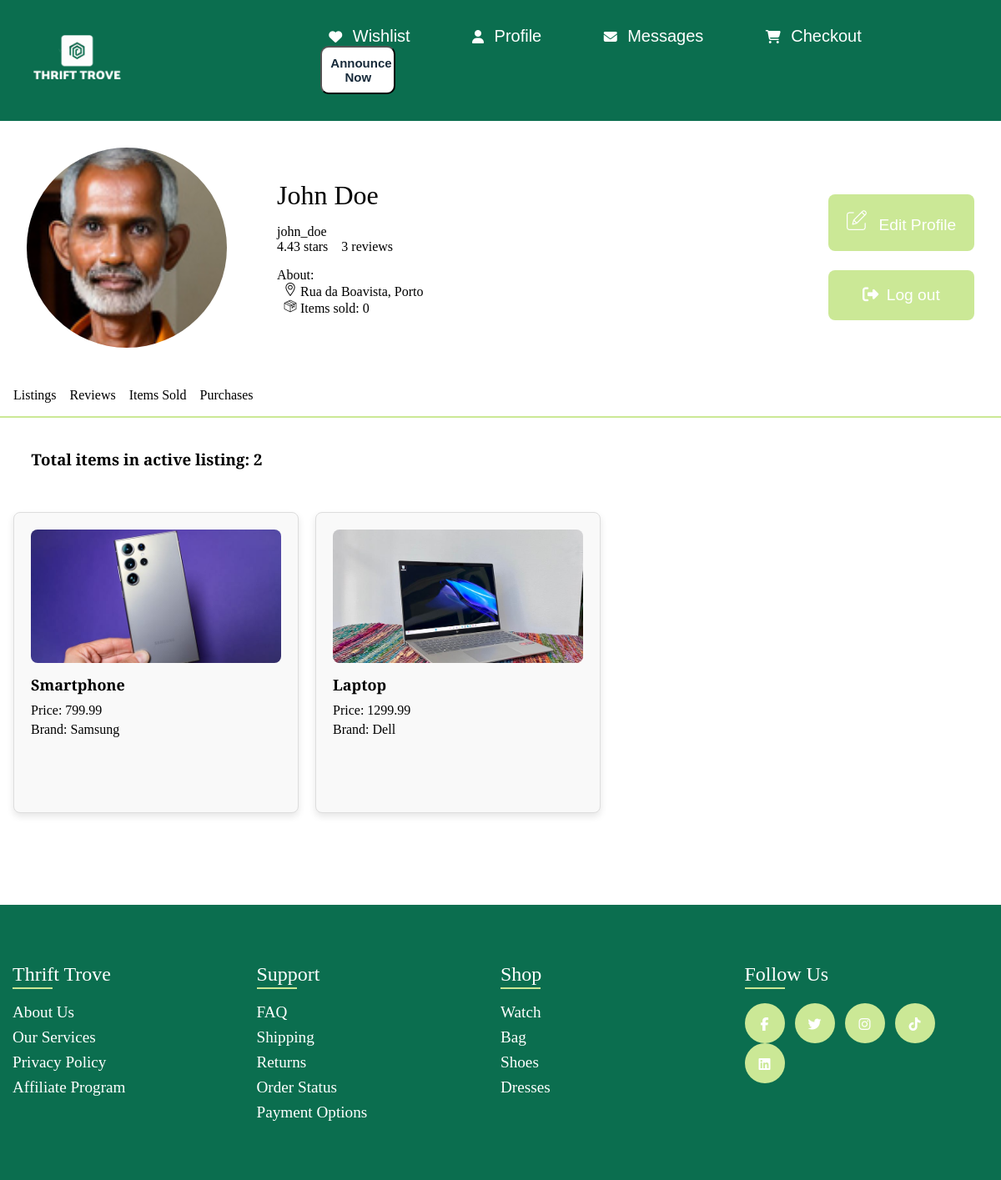
The page /pages/profile.php (signed in) on the database its author committed.
### tables this page shows
CREATE TABLE Users (
    Id INTEGER PRIMARY KEY AUTOINCREMENT,
    Username VARCHAR(50) UNIQUE NOT NULL,
    Email VARCHAR(100) UNIQUE NOT NULL,
    PasswordHash VARCHAR(255) NOT NULL,
    FirstName VARCHAR(50) NOT NULL,
    LastName VARCHAR(50) NOT NULL,
    AdminStatus INTEGER DEFAULT 0 NOT NULL CHECK (AdminStatus <= 2),
    Address VARCHAR(255) NOT NULL,
    PhoneNumber VARCHAR(9)
);

CREATE TABLE Items (
    Id INTEGER PRIMARY KEY AUTOINCREMENT,
    Name VARCHAR(100) NOT NULL,
    Description TEXT NOT NULL,
    Brand VARCHAR(50) NOT NULL ,
    Model VARCHAR(50),
    CategoryId INTEGER NOT NULL,
    Size VARCHAR(20) ,
    Price DECIMAL(10, 2) NOT NULL,
    ConditionId VARCHAR(20) NOT NULL,
    Available BOOLEAN NOT NULL,
    AvailableForDelivery BOOLEAN NOT NULL , 
    SubCategory VARCHAR(50),
    NumberOfImages INTEGER,
    Highlighted INTEGER DEFAULT 0 NOT NULL CHECK (Highlighted <= 1),

    UserId INTEGER NOT NULL,
    FOREIGN KEY (UserId) REFERENCES Users(Id) ON DELETE CASCADE
);

### db_handler/DB.php (called while the page is built, shortened)
<?php
require_once 'Item.php';
require_once 'Users.php';
require_once 'Reviews.php';
class Database
{
    private $conn;
    public function __construct($databasePath)
    {
        try {
            $this->conn = new PDO("sqlite:$databasePath");
            $this->conn->setAttribute(PDO::ATTR_ERRMODE, PDO::ERRMODE_EXCEPTION);
        } catch (PDOException $e) {
            echo "Connection failed: " . $e->getMessage();
        }
    }
    public function getItemByUserId($userId): array
    {
        $stmt = $this->conn->prepare("SELECT * FROM Items WHERE UserId = :userId AND Available = 1");
        $stmt->bindParam(':userId', $userId);
        $stmt->execute();
        $items = [];
        while ($row = $stmt->fetch()) {
            $items[] = new Item(
                $row['Id'],
                $row['Name'],
                $row['Description'],
                $row['Brand'],
                $row['Model'],
                $row['CategoryId'],
                $row['Size'],
                $row['Price'],
                $row['ConditionId'],
                $row['Available'],
                $row['AvailableForDelivery'],
                $row['SubCategory'],
                $row['NumberOfImages'],
                $row['Highlighted'],
                $row['UserId']
            );
        }
        return $items;
    }
    function getUserById($userId)
    {
        $stmt = $this->conn->prepare("SELECT * FROM Users WHERE Id = :userId");
        $stmt->bindParam(':userId', $userId);
        $stmt->execute();
        $user = $stmt->fetch(PDO::FETCH_ASSOC);
        if ($user) {
            return new User(
                $user['Id'],
                $user['Username'],
                $user['Email'],
                $user['PasswordHash'],
                $user['FirstName'],
                $user['LastName'],
                $user['AdminStatus'],
                $user['Address'],
                $user['PhoneNumber']
            );
        } else {
            return null;
        }
    }
    public function getReviewByReviewedUserId($userId): array
    {
        $stmt = $this->conn->prepare("
            SELECT *
            FROM
                Reviews
            JOIN
                Users ON Reviews.Author = Users.Id
            WHERE
                Reviews.UserReviewed = :userId
            ORDER BY Reviews.ReviewDate DESC;
            ");
        $stmt->bindParam(':userId', $userId);
        $stmt->execute();
        $reviews = [];
        while ($row = $stmt->fetch()) {
            $author = $this->getUserById($row['Author']);
            $review = new Review(
                $row['ReviewId'],
                $row['Rating'],
                $row['Comment'],
                $author,
                $row['UserReviewed'],
                $row['ReviewDate']
            );
            $reviews[] = $review;
        }
        return $reviews;
    }
        public function GetItemsAlreadySold($userId) : array{
            $stmt = $this->conn->prepare("SELECT * FROM Items WHERE UserId = :userId AND Available = 0");
            $stmt->bindParam(':userId', $userId);
            $stmt->execute();
            $items = [];
            return $items;
        }
    }
?>

### db_handler/Users.php (called while the page is built, shortened)
<?php
class User {
    public $Id;
    public $Username;
    public $FirstName;
    public $LastName;
    public $Address;
    public function __construct($Id, $Username, $Email, $PasswordHash, $FirstName, $LastName, $status , $Address, $PhoneNumber) {
        $this->Id = $Id;
        $this->Username = $Username;
        $this->FirstName = $FirstName;
        $this->LastName = $LastName;
        $this->Address = $Address;
    }
    public function getId(): int {
        return $this->Id;
    }
    public function getUsername(): string {
        return $this->Username;
    }
    public function getFirstName(): string {
        return $this->FirstName;
    }
    public function getLastName(): string {
        return $this->LastName;
    }
    public function getAddress(): string {
        return $this->Address;
    }
}
?>

### db_handler/Reviews.php (called while the page is built, shortened)
<?php
require_once 'Users.php';
class Review {
    public $rating;
    public function __construct($reviewId, $rating, $comment, $author, $userReviewed, $reviewDate) {
        $this->rating = $rating;
    }
    public function getRating() : float {
        return $this->rating;
    }
}
?>

### db_handler/Item.php (called while the page is built, shortened)
<?php
require_once 'Users.php';
class Item {
    public $id;
    public $name;
    public $brand;
    public $price;
    public function __construct($id, $name, $description, $brand , $model , $category, $size , $price, $condition, $available, $available_for_delivery, $subCategory ,$NumberOfImages,$highlighted, $userId) {
        $this->id = $id;
        $this->name = $name;
        $this->brand = $brand;
        $this->price = $price;
    }
    public function getId() : int {
        return $this->id;
    }
    public function getName() : string {
        return $this->name;
    }
    public function getPrice() {
        return $this->price;
    }
    public function getBrand(){
        return $this->brand;
    }
}
?>

### pages/profile.php (the view, shortened to what this page needs)
<!DOCTYPE html>
<html lang="en">
<head>
    <link rel="stylesheet" href="../css/profile.css">
    <link rel="stylesheet" href="https://cdnjs.cloudflare.com/ajax/libs/font-awesome/5.15.4/css/all.min.css"/>
</head>
<body>
    <?php
        include 'templates/header.php';
    ?>
    <?php
        require_once (__DIR__ . '/../db_handler/DB.php');
        $db = new Database("../database/database.db");
        $userId = $_SESSION['userId'];
        $user = $db->getUserById($userId);
        $Reviews = $db->getReviewByReviewedUserId($userId);
        $reviewsCount = count($Reviews);
        $itemsAlreadySold = $db->GetItemsAlreadySold($userId);;
        $itemsAlreadySoldCount = count($itemsAlreadySold);
        if($reviewsCount == 0){
            $average = 0;
        }else{
            $average = number_format(array_reduce($Reviews, function ($carry, $review) {return $carry + $review->getRating();}, 0) / $reviewsCount,2);
        }
        if ($user) {
            echo "<section class='profile_info'>
                <img src='../assets/users/{$user->getId()}.png' alt='{$user->getFirstName()} {$user->getLastName()}'>
                <div class='user_details'>
                    <ul>
                        <li>{$user->getFirstName()} {$user->getLastName()}</li>
                        <li>{$user->getUsername()}</li>
                        <li>{$average} stars</li>
                        <li>{$reviewsCount} reviews</li>
                    </ul>
                    <ul class= 'About'>
                        <li>About:</li>
                        <li><img src='assets/profile/location.png' alt='location icon'> {$user->getAddress()}</li>
                        <li><img src='assets/profile/product.png' alt='product icon'> Items sold: {$itemsAlreadySoldCount}</li>
                    </ul>
                </div>
            <div class='buttons'>
                <button class='edit_profile' id='edit_profile'><img src='assets/profile/editpencil.png' alt='pencil'> Edit Profile</button>
                <button class='log_out' id='log_out'><i class='fa-solid fa-right-from-bracket'></i>Log out</button>
            </div>
            </section>";
        } else {
            echo "User not found.";
        }
    ?>
    <section class="profile_option">
        <ul>
            <li>
                <a id="listings-link">Listings</a>
            </li>
            <li>
                <a id="ratings-link">Reviews</a>
            </li>
            <li>
                <a id="items-sold">Items Sold</a>
            </li>
            <li>
                <a id="purchases-link">Purchases</a>
            </li>
        </ul>
    </section>
    <div class="blue-line"></div>
    <span id="item-count">
     <?php
         require_once '../db_handler/DB.php';
         $db = new Database("../database/database.db");
         $Items = $db->getItemByUserId($userId);
         $ItemCount = count($Items);
         echo "<h3>Total items in active listing: $ItemCount</h3>";
     ?>
    </span>
    <div class = "Items" id="items-section">
     <?php
     require_once '../db_handler/DB.php';
     $db = new Database("../database/database.db");
     $Items = $db->getItemByUserId($userId);
     foreach ($Items as $item) {
         $name = $item->getName();
         $price = $item->getPrice();
         $photo = "../../assets/items/{$item->getId()}-1.png";
         $brand = $item->getBrand();
         echo "<span class='item'>
                 <img src='$photo' alt='$name' >
                 <h3 >$name</h3>
                 <p>Price: $price</p>
                 <p>Brand: $brand</p>";
        echo "</span>";
    }
     ?>
    </div>
    <?php
         require_once '../db_handler/DB.php';
    ?>
     <?php
     require_once '../db_handler/DB.php';
     ?>
     <?php
         require_once '../db_handler/DB.php';
     ?>
     <?php
     require_once '../db_handler/DB.php';
     ?>
     <?php
         require_once '../db_handler/DB.php';
     ?>
     <?php
     require_once '../db_handler/DB.php';
     ?>
    <footer>
        <?php
            include 'templates/footer.php';
        ?>
    </footer>
</body>
</html>

### css/profile.css (style rules this page uses)
section.profile_info { display: grid; grid-template-columns: 0.5fr 2fr 0.5fr; align-items: center; padding: 2em; width: auto; margin: 0 auto; }
.profile_info > img { border-radius: 50%; width: 15em; height: 15em; object-fit: cover; margin-right: 20px; }
.profile_info ul:first-of-type li:first-child { font-size: 2em; padding-bottom: 0.5em; }
.profile_info ul:nth-of-type(2) li:first-child { padding-left: 0em; }
.profile_info ul li:nth-child(3) { float: left; padding-right: 1em; }
.profile_info ul:nth-of-type(2) { display: flex; flex-direction: column; list-style-type: none; }
.profile_info ul:nth-of-type(2) li { padding-left: 0.5em; }
.profile_info ul:nth-of-type(1) { list-style-type: none; }
.profile_info .edit_profile, .profile_info .log_out { background-color: #CBE896; border: none; color: white; padding: 1em; text-align: center; text-decoration: none; display: inline-block; font-size: 1.2em; margin-top: 1.2em; cursor: pointer; border-radius: 8px; right: 0; }
.buttons { display: flex; flex-direction: column; }
.profile_option ul { list-style-type: none; display: flex; padding-left: 0; }
.profile_option ul > li > a { text-align: center; text-decoration: none; color:black; margin-left: 1em; }
.blue-line { background-color: #CBE896; height: 2px; width: 100%; padding-bottom: 100; }
button img { filter: invert(100%); padding-right: 0.5em; }
a { cursor: pointer; }
.Items { display: flex; flex-wrap: wrap; gap: 20px; padding-left: 1em; }
.item { width: 300px; background-color: #f9f9f9; border: 1px solid #ddd; border-radius: 8px; padding: 20px; box-shadow: 0 4px 8px rgba(0, 0, 0, 0.1); margin-bottom: 5em; margin-top: 2em; }
.item img { width: 100%; height: auto; border-radius: 8px; }
.item h3 { font-size: 18px; margin: 10px 0; }
#item-count h3, #reviews-count h3, #items-sold-count h3, #purchases-count h3 { padding: 1em 0 0 2em; }
.item p { font-size: 16px; margin: 5px 0; }
button i { padding-right: 0.5em; }
.Items { cursor: pointer; }
.item img { width: 100%; height: 50%; object-fit: cover; border-radius: 8px; }

### css/header.css (style rules this page uses)
body { text-decoration: none; margin: 0; padding: 0; box-sizing: border-box; font-family: "Crimson Pro", serif; min-height: 100vh; }

### css/footer.css (style rules this page uses)
footer { margin-top: auto; }

### rows shown on the page
users: FirstName "John", LastName "Doe", Username "john_doe", Address "Rua da Boavista, Porto"
items: shows a picture, Name "Smartphone", Price "799.99", Brand "Samsung"
items: shows a picture, Name "Laptop", Price "1299.99", Brand "Dell"

### other values the page prints
$average "4.43"
$reviewsCount "3"
$itemsAlreadySoldCount "0"
$ItemCount "2"
